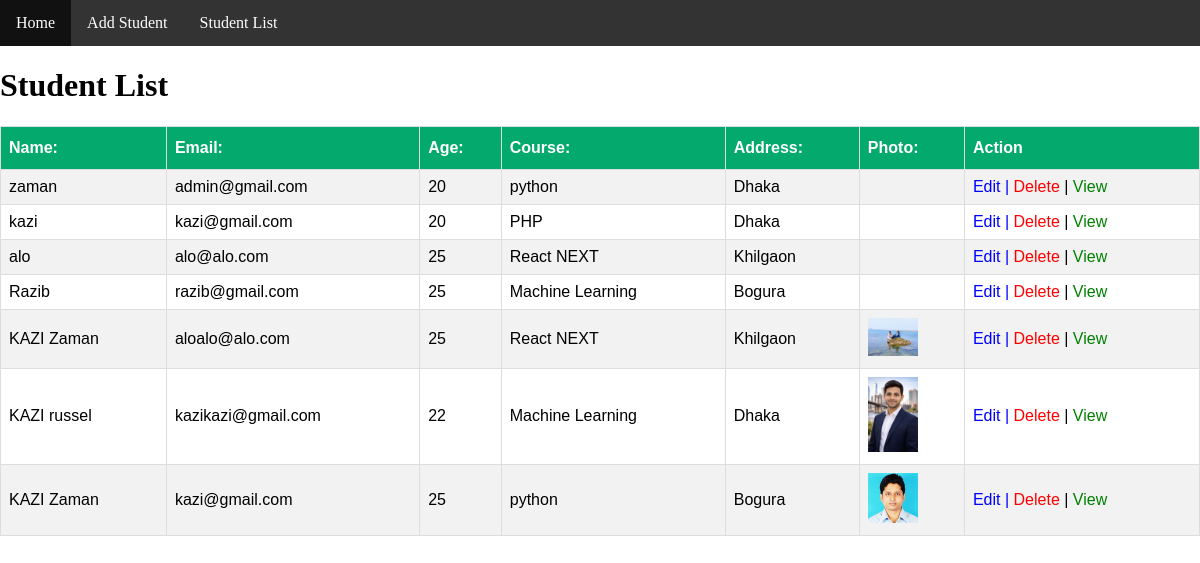
The page /StudentListPage/ on the database as committed earlier.
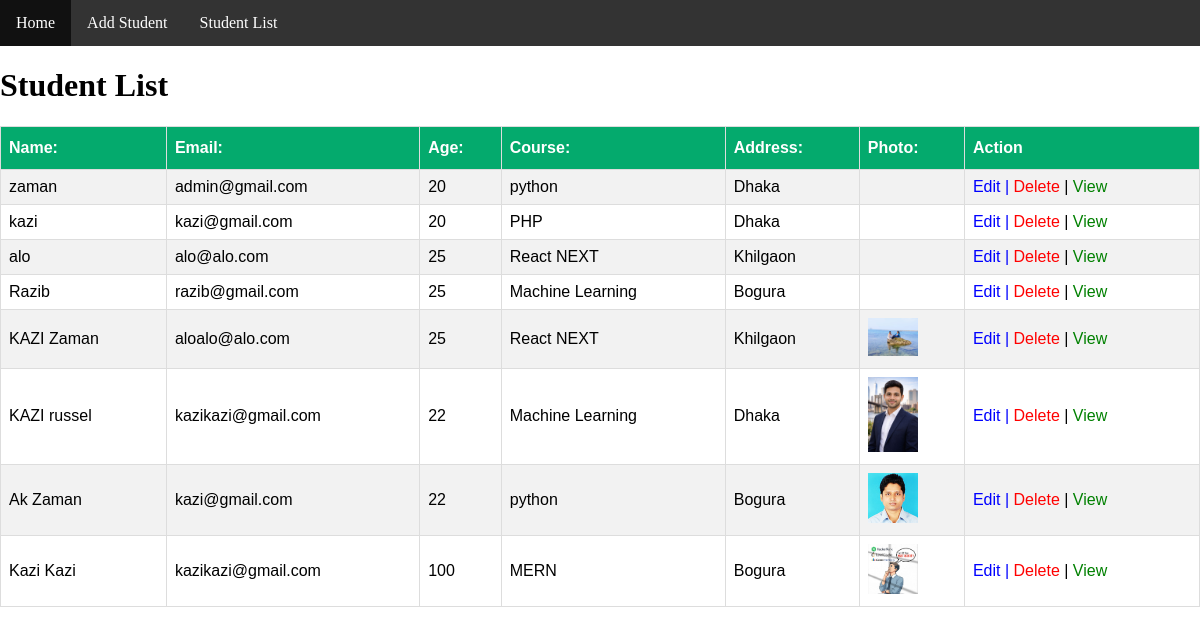
The same page on the database as committed later.
### studentApp/models.py (models this page shows)
class StudentInfoModel(models.Model):
    name=models.CharField(max_length=100,null=True)
    email=models.EmailField(max_length=100,null=True)
    age=models.IntegerField(null=True)
    course=models.CharField(max_length=100,null=True)
    address=models.TextField(null=True)
    image=models.ImageField(upload_to='static/img/',null=True)

### basic_project/views.py (the view)
# urls.py: path('StudentListPage/', StudentListPage, name="StudentListPage" ),
def StudentListPage(request):
    alldata=StudentInfoModel.objects.all()
    context={
        'studentdata':alldata
    }
    return render(request, "StudentListPage.html",context)

### Templates/StudentListPage.html
{% extends "base.html" %}
{% block body %}
<h1>Student List</h1>
<table>
  <tr>
    <th>Name:</th>
    <th>Email:</th>
    <th>Age:</th>
    <th>Course:</th>
    <th>Address:</th>
    <th>Photo:</th>
    <th>Action</th>
  </tr>
  {% for i in studentdata %}
  <tr>
    <td>{{i.name}}</td>
    <td>{{i.email}}</td>
    <td>{{i.age}}</td>
    <td>{{i.course}}</td>
    <td>{{i.address}}</td>
    <td>
      <img src="/{{i.image}}" alt="" width="50px">
    </td>
    <td>
      <a href="{% url 'EditStudentPage' i.id %}" style="text-decoration: none; color:blue;">Edit | </a>
      <a href="{% url 'DeleteStudent' i.id %}" style="text-decoration: none; color:red;">Delete</a> |
      <a href="{% url 'ViewStudent' i.id %}" style="text-decoration: none; color:green;">View</a>
    </td>
  </tr>
{% endfor %}
</table>
{% endblock body %}

Rows that differ between the two databases and show on the page:
changed StudentInfoModel: name "KAZI Zaman" → "Ak Zaman"; age "25" → "22"
added StudentInfoModel: name "Kazi Kazi", email "kazikazi@gmail.com", age "100", course "MERN", address "Bogura", image (picture)
